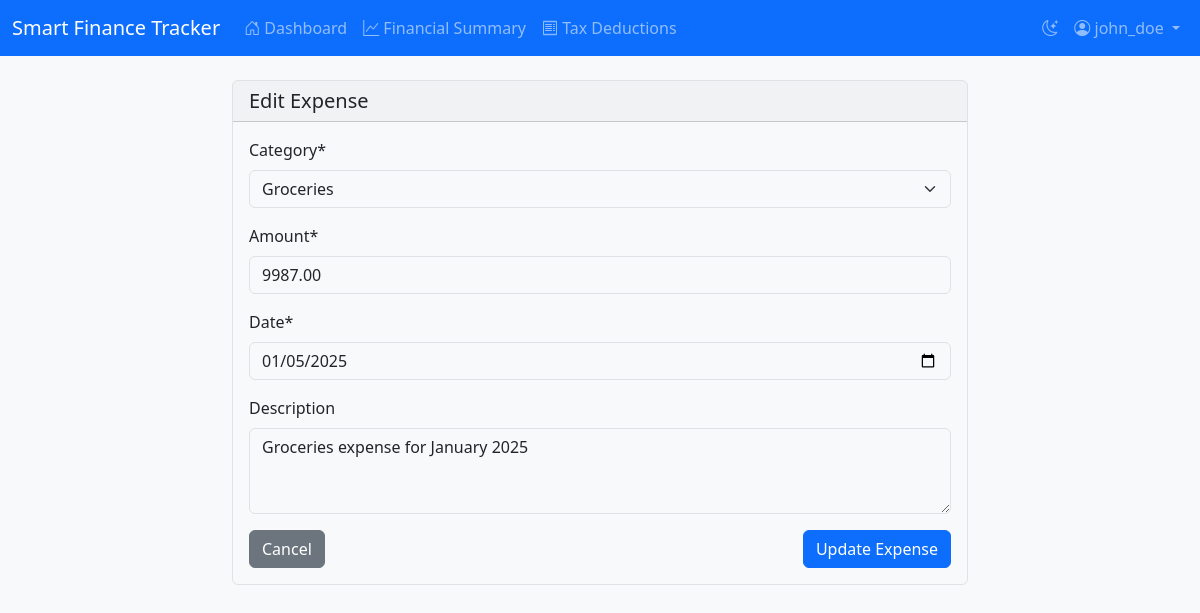
The page /expense/6/edit/ (signed in) on the database its author committed.
### tracker/models.py (models this page shows, shortened)
class Expense(models.Model):
    user = models.ForeignKey(User, on_delete=models.CASCADE)
    category = models.ForeignKey(Category, on_delete=models.CASCADE)
    amount = models.DecimalField(max_digits=12, decimal_places=2)
    date = models.DateField()
    description = models.TextField(blank=True)

### tracker/views.py (the view)
# urls.py: path('expense/<int:expense_id>/edit/', views.edit_expense, name='edit_expense'),
@login_required
def edit_expense(request, expense_id):
    expense = get_object_or_404(Expense, id=expense_id, user=request.user)
    if request.method == 'POST':
        form = ExpenseForm(request.POST, instance=expense)
        if form.is_valid():
            form.save()
            messages.success(request, 'Expense updated successfully.')
            return redirect('tracker:dashboard')
    else:
        form = ExpenseForm(instance=expense)
    return render(request, 'tracker/edit_expense.html', {'form': form, 'expense': expense})

### tracker/forms.py
class ExpenseForm(forms.ModelForm):
    class Meta:
        model = Expense
        fields = ['category', 'amount', 'date', 'description']
        widgets = {
            'date': forms.DateInput(attrs={'type': 'date'}),
            'description': forms.Textarea(attrs={'rows': 3}),
        }
    def __init__(self, *args, **kwargs):
        user = kwargs.pop('user', None)
        super().__init__(*args, **kwargs)
        if user:
            self.fields['category'].queryset = Category.objects.filter(user=user)

### tracker/models.py (called while the page is built)
    def __str__(self):
        return self.name

### tracker/templates/tracker/edit_expense.html (shortened to what this page needs)
{% extends "tracker/base.html" %}
{% load crispy_forms_tags %}
{% block content %}
<div class="row justify-content-center">
    <div class="col-md-8">
        <div class="card">
            <div class="card-header">
                <h5 class="card-title mb-0">Edit Expense</h5>
            </div>
            <div class="card-body">
                <form method="post">
                    {{ form|crispy }}
                    <div class="d-flex justify-content-between">
                        <a href="{% url 'tracker:dashboard' %}" class="btn btn-secondary">Cancel</a>
                        <button type="submit" class="btn btn-primary">Update Expense</button>
                    </div>
                </form>
            </div>
        </div>
    </div>
</div>
{% endblock %}

### tracker/templates/tracker/base.html (shortened to what this page needs)
<!DOCTYPE html>
<html lang="en" data-bs-theme="light">
<head>
    <link href="https://cdn.jsdelivr.net/npm/bootstrap@5.3.2/dist/css/bootstrap.min.css" rel="stylesheet">
    <link href="https://cdn.jsdelivr.net/npm/bootstrap-icons@1.11.1/font/bootstrap-icons.css" rel="stylesheet">
</head>
<body>
    {% if user.is_authenticated %}
    <nav class="navbar navbar-expand-lg navbar-dark bg-primary">
        <div class="container-fluid">
            <a class="navbar-brand" href="{% url 'tracker:dashboard' %}">Smart Finance Tracker</a>
            <div class="collapse navbar-collapse" id="navbarNav">
                <ul class="navbar-nav me-auto">
                    <li class="nav-item">
                        <a class="nav-link {% if request.resolver_match.url_name == 'dashboard' %}active{% endif %}"
                           href="{% url 'tracker:dashboard' %}">
                            <i class="bi bi-house-door"></i> Dashboard
                        </a>
                    </li>
                    <li class="nav-item">
                        <a class="nav-link {% if request.resolver_match.url_name == 'financial_summary' %}active{% endif %}"
                           href="{% url 'tracker:financial_summary' %}">
                            <i class="bi bi-graph-up"></i> Financial Summary
                        </a>
                    </li>
                    <li class="nav-item">
                        <a class="nav-link {% if request.resolver_match.url_name == 'tax_deductions' %}active{% endif %}"
                           href="{% url 'tracker:tax_deductions' %}">
                            <i class="bi bi-receipt"></i> Tax Deductions
                        </a>
                    </li>
                </ul>
                <ul class="navbar-nav">
                    <li class="nav-item">
                        <button class="nav-link" id="theme-toggle">
                            <i class="bi bi-moon-stars"></i>
                        </button>
                    </li>
                    <li class="nav-item dropdown">
                        <a class="nav-link dropdown-toggle" href="#" id="navbarDropdown" role="button"
                           data-bs-toggle="dropdown">
                            <i class="bi bi-person-circle"></i> {{ user.username }}
                        </a>
                    </li>
                </ul>
            </div>
        </div>
    </nav>
    {% endif %}
    <div class="container mt-4">
        {% block content %}
        {% endblock %}
    </div>
</body>
</html>

### tracker/templates/tracker/base.html (style rules this page uses)
:root[data-bs-theme="light"] { --bs-body-bg: #f8f9fa; --bs-body-color: #212529; --bs-heading-color: #212529; --bs-primary: #0d6efd; --bs-secondary: #6c757d; --bs-card-bg: #ffffff; --bs-border-color: #dee2e6; }
h1, h2, h3, h4, h5, h6 { color: var(--bs-heading-color); }
.card { background-color: var(--bs-card-bg); border-color: var(--bs-border-color); }

### rows shown on the page
Expense: category "Groceries", amount "9987.00", date "01/05/2025", description "Groceries expense for January 2025"

### other values the page prints
{{ user.username }} "john_doe"
